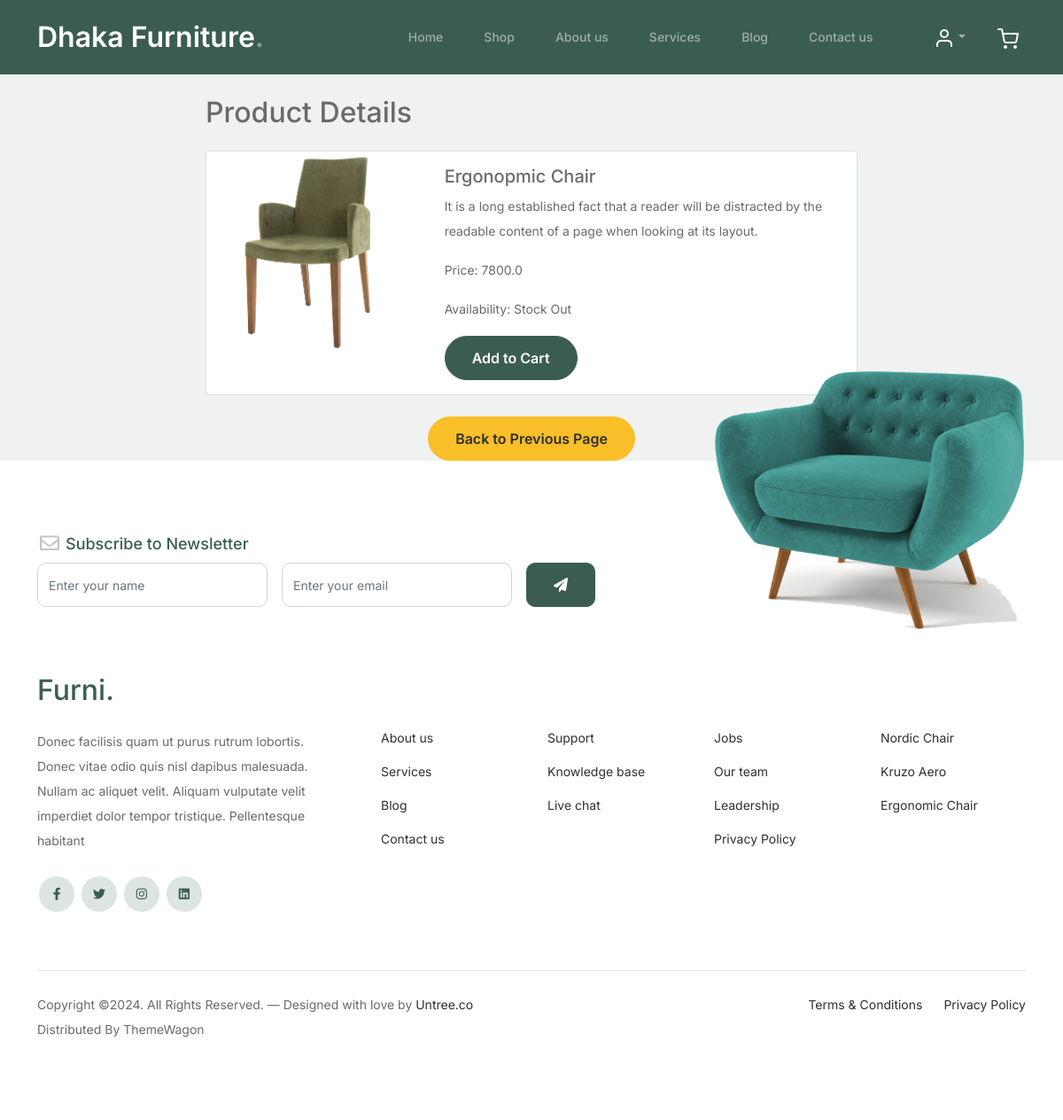
Page /product_details/3/ on the committed database.
### main/models.py (models this page shows, shortened)
class Product(models.Model):
    img=models.ImageField( upload_to='product', verbose_name='Product Image',blank=True,null=True)
    name=models.CharField(verbose_name='Product Name' ,max_length=50)
    product_info=models.TextField(verbose_name='Product Information',blank=True,null=True)
    price=models.FloatField(verbose_name='Product Price')
    discaunt_price=models.FloatField(verbose_name='Product Discaunt Price',default=0.0,blank=True,null=True)
    date=models.DateField(auto_now_add=True)
    abability=models.CharField(choices=STOCK_PRODUCT, max_length=50,blank=True,null=True)

### main/views.py (the view)
# urls.py: path('product_details/<int:pk>/',views.ProductDetailsview.as_view(),name='product_details')
class ProductDetailsview(View):
    def get(self,request,pk):
        product_detail=Product.objects.get(pk=pk)
        return render(request,'product_details.html',locals())

### main/templates/product_details.html (shortened to what this page needs)
{% extends "base.html" %}
{% load static %}
 {% block content %}
 <body>
    <div class="container">
        <div class="row">
            <div class="col-md-8 mx-auto">
                <h2 class="my-4">Product Details</h2>
                <div class="card">
                    <div class="row no-gutters">
                        <div class="col-md-4">
                            <img src="{{product_detail.img.url}}" class="card-img" alt="Product Image">
                        </div>
                        <div class="col-md-8">
                            <div class="card-body">
                                <h5 class="card-title">{{product_detail.name}}</h5>
                                <p class="card-text">{{product_detail.product_info}}</p>
                                <p class="card-text">Price: {{product_detail.price}}</p>
                                <p class="card-text">Availability: {{product_detail.abability}}</p>
                                <button class="btn btn-primary">Add to Cart</button>
                            </div>
                        </div>
                    </div>
                </div>
                <div class="text-center mt-4">
                    <button class="btn btn-secondary" onclick="window.history.back('home');">Back to Previous Page</button>
                </div>
            </div>
        </div>
    </div>
</body>
        {% endblock content %}

### main/static/css/style.css (style rules this page uses)
body { overflow-x: hidden; position: relative; }
body { font-family: "Inter", sans-serif; font-weight: 400; line-height: 28px; color: #6a6a6a; font-size: 14px; background-color: #eff2f1; }
.btn { font-weight: 600; padding: 12px 30px; border-radius: 30px; color: #ffffff; background: #2f2f2f; border-color: #2f2f2f; }
.btn.btn-primary { background: #3b5d50; border-color: #3b5d50; }
.btn.btn-secondary { color: #2f2f2f; background: #f9bf29; border-color: #f9bf29; }

### rows in the picture
Product: img (picture), name "Ergonopmic Chair", product_info "It is a long established fact that a reader will be distracted by the readable content of a page when looking at its layout.", price "7800.0", abability "Stock Out"
